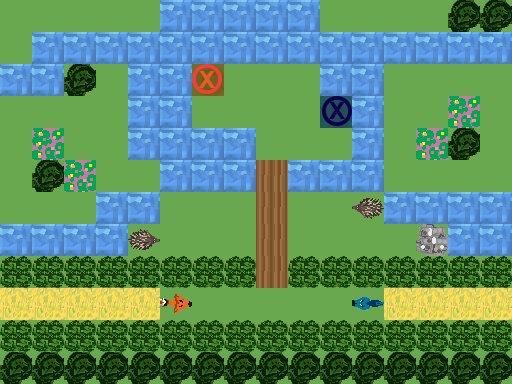

Rendered tile map (Tiled .tmx) drawn with the repository's tilesets; below, a short description and the full map source, tile grids included:
An orthogonal 16x12 tile map with 32x32 px tiles, 3 tile layers (Ground, Obstacles, Objects), 1 hidden layer not drawn.

<map version="1.0" orientation="orthogonal" renderorder="right-down" width="16" height="12" tilewidth="32" tileheight="32" nextobjectid="1">
 <tileset firstgid="1" name="TilesetPlaceholder" tilewidth="32" tileheight="32" tilecount="240" columns="10">
  <image source="../../Tileset.png" width="320" height="768" />
 </tileset>
 <layer name="Ground" width="16" height="12">
  <data encoding="csv">
1,1,1,1,1,5,5,5,5,5,1,1,1,1,1,1,
1,5,5,5,5,5,5,5,5,5,5,5,5,5,5,5,
5,5,1,1,5,5,1,1,1,1,5,5,1,1,1,1,
1,1,1,1,5,5,1,1,1,1,1,5,1,1,3,1,
1,3,1,1,5,5,5,5,1,1,1,5,1,3,1,1,
1,1,3,1,1,5,5,5,4,5,5,5,1,1,1,1,
1,1,1,5,5,1,1,1,4,1,1,1,5,5,5,5,
5,5,5,5,1,1,1,1,4,1,1,1,1,1,5,5,
1,1,1,1,1,1,1,1,4,1,1,1,1,1,1,1,
2,2,2,2,2,1,1,1,1,1,1,1,2,2,2,2,
1,1,1,1,1,1,1,1,1,1,1,1,1,1,1,1,
1,1,1,1,1,1,1,1,1,1,1,1,1,1,1,1
</data>
 </layer>
 <layer name="Obstacles" width="16" height="12">
  <data encoding="csv">
0,0,0,0,0,0,0,0,0,0,0,0,0,0,42,42,
0,0,0,0,0,0,0,0,0,0,0,0,0,0,0,0,
0,0,42,0,0,0,0,0,0,0,0,0,0,0,0,0,
0,0,0,0,0,0,0,0,0,0,0,0,0,0,0,0,
0,0,0,0,0,0,0,0,0,0,0,0,0,0,42,0,
0,42,0,0,0,0,0,0,0,0,0,0,0,0,0,0,
0,0,0,0,0,0,0,0,0,0,0,0,0,0,0,0,
0,0,0,0,0,0,0,0,0,0,0,0,0,43,0,0,
44,44,44,44,44,44,44,44,0,44,44,44,44,44,44,44,
0,0,0,0,0,0,0,0,0,0,0,0,0,0,0,0,
44,44,44,44,44,44,44,44,44,44,44,44,44,44,44,44,
42,42,42,42,42,42,42,42,42,42,42,42,42,42,42,42
</data>
 </layer>
 <layer name="Objects" width="16" height="12">
  <data encoding="csv">
0,0,0,0,0,0,0,0,0,0,0,0,0,0,0,0,
0,0,0,0,0,0,0,0,0,0,0,0,0,0,0,0,
0,0,0,0,0,0,181,0,0,0,0,0,0,0,0,0,
0,0,0,0,0,0,0,0,0,0,182,0,0,0,0,0,
0,0,0,0,0,0,0,0,0,0,0,0,0,0,0,0,
0,0,0,0,0,0,0,0,0,0,0,0,0,0,0,0,
0,0,0,0,0,0,0,0,0,0,0,1610612877,0,0,0,0,
0,0,0,0,2684354701,0,0,0,0,0,0,0,0,0,0,0,
0,0,0,0,0,0,0,0,0,0,0,0,0,0,0,0,
0,0,0,0,0,2684354751,0,0,0,0,0,1610612928,0,0,0,0,
0,0,0,0,0,0,0,0,0,0,0,0,0,0,0,0,
0,0,0,0,0,0,0,0,0,0,0,0,0,0,0,0
</data>
 </layer>
 <layer name="Solution" width="16" height="12" visible="0">
  <data encoding="csv">
0,0,0,0,0,0,0,0,0,0,0,0,0,0,0,0,
0,0,0,0,0,0,0,0,0,0,0,0,0,0,0,0,
0,0,0,0,0,0,0,0,0,0,0,0,0,0,0,0,
0,0,0,0,0,0,0,0,0,0,0,0,0,0,0,0,
0,0,0,0,0,0,0,0,0,0,0,0,0,0,0,0,
0,0,0,0,0,0,0,0,0,0,0,0,0,0,0,0,
0,0,0,0,0,0,0,0,0,0,0,0,0,0,0,0,
0,0,0,0,0,0,0,0,0,0,0,0,0,0,0,0,
0,0,0,0,0,0,0,0,0,0,0,0,0,0,0,0,
0,0,0,0,0,0,0,0,0,0,0,0,0,0,0,0,
0,0,0,0,0,0,0,0,0,0,0,0,0,0,0,0,
0,0,0,0,0,0,0,0,0,0,0,0,0,0,0,0
</data>
 </layer>
</map>
